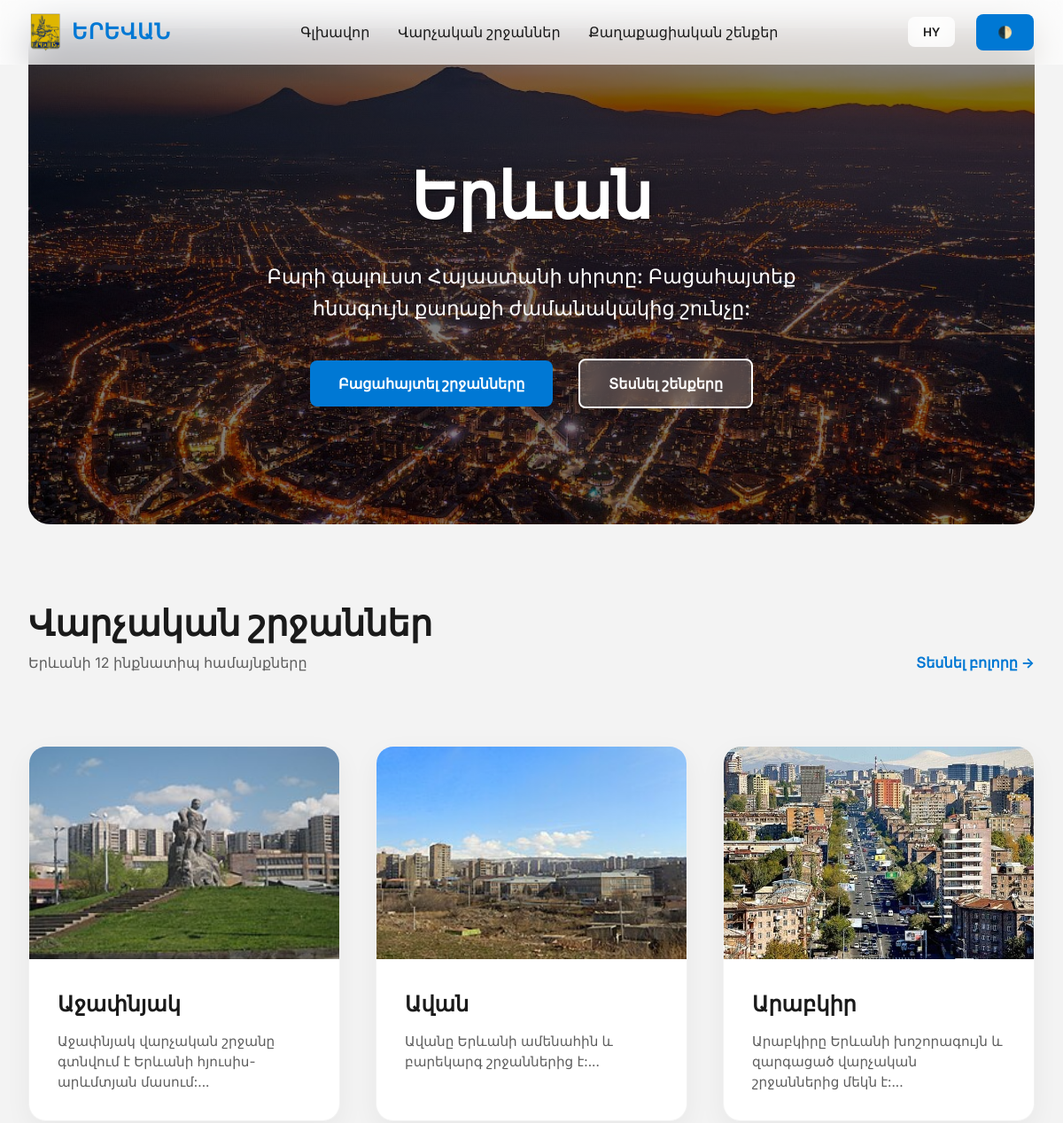
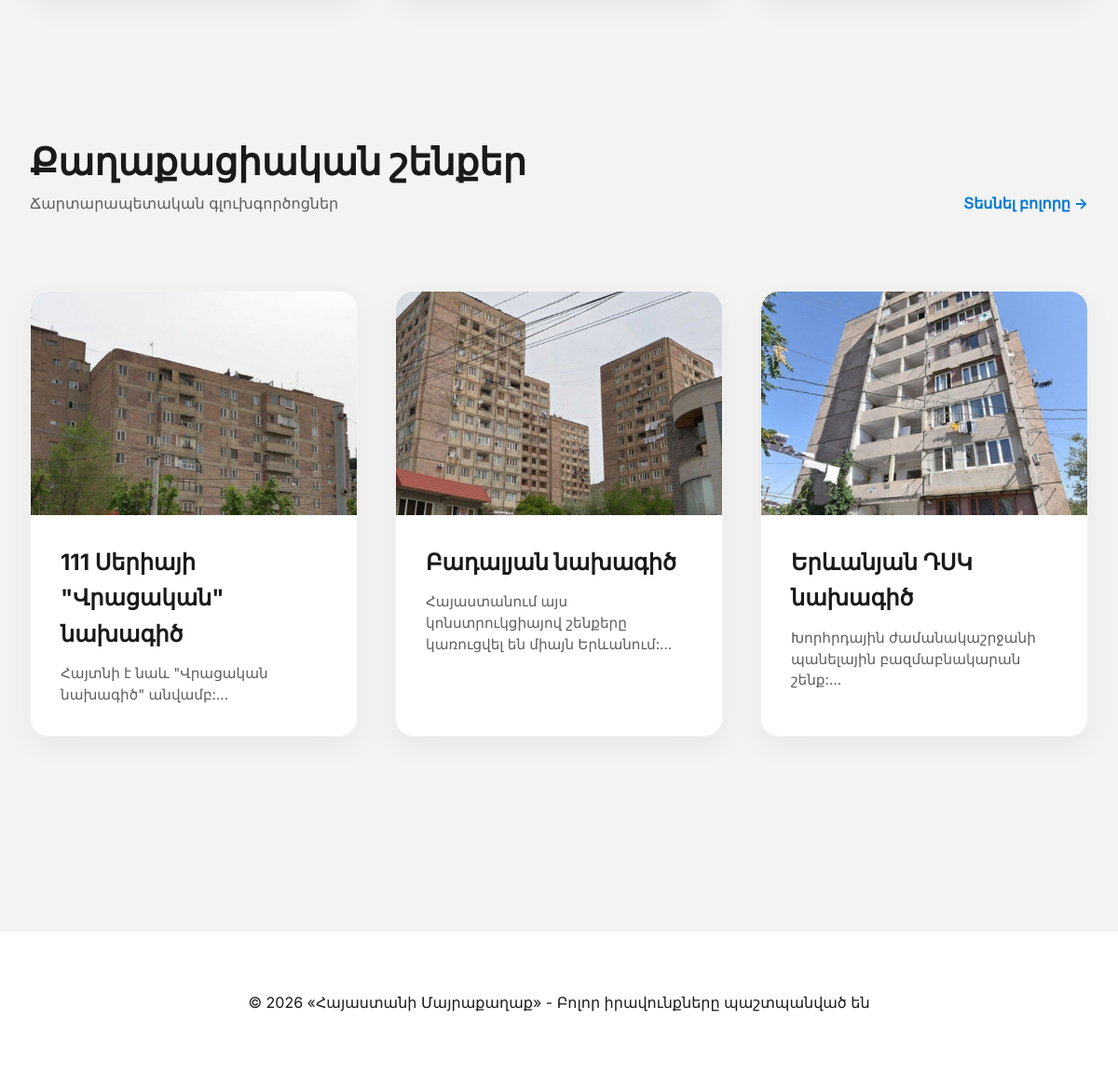
The page / on the database its author committed (2 pictures, top to bottom).
### tables this page shows
CREATE TABLE districts (
                id INTEGER PRIMARY KEY AUTOINCREMENT,
                name_hy TEXT NOT NULL,
                name_ru TEXT NOT NULL,
                name_en TEXT NOT NULL,
                name_key TEXT NOT NULL,
                image_url TEXT,
                desc_hy TEXT,
                desc_ru TEXT,
                desc_en TEXT,
                area TEXT,
                population TEXT,
                features_hy TEXT,
                features_ru TEXT,
                features_en TEXT
            );

CREATE TABLE buildings (
                id INTEGER PRIMARY KEY AUTOINCREMENT,
                name_hy TEXT NOT NULL,
                name_ru TEXT NOT NULL,
                name_en TEXT NOT NULL,
                image_url TEXT,
                desc_hy TEXT,
                desc_ru TEXT,
                desc_en TEXT,
                model_id TEXT
            );

### app.py (the view)
@app.route('/')
def index():
    db = get_db()
    districts_list = db.execute('SELECT * FROM districts LIMIT 3').fetchall()
    buildings_list = db.execute('SELECT * FROM buildings LIMIT 3').fetchall()
    return render_template('index.html', districts=districts_list, buildings=buildings_list)

### app.py (called while the page is built)
def get_db():
    db = getattr(g, '_database', None)
    if db is None:
        db = g._database = sqlite3.connect(DATABASE)
        db.row_factory = sqlite3.Row
    return db

@app.teardown_appcontext
def close_connection(exception):
    db = getattr(g, '_database', None)
    if db is not None:
        db.close()

@app.before_request
def before_request():
    if 'lang' not in session:
        session['lang'] = 'hy'

@app.context_processor
def inject_lang():
    def t(key):
        lang = session.get('lang', 'hy')
        return TRANSLATIONS.get(lang, TRANSLATIONS['hy']).get(key, key)
    def get_val(obj, field_prefix):
        lang = session.get('lang', 'hy')
        field_name = f"{field_prefix}_{lang}"
        try:
            return obj[field_name]
        except:
            return obj[f"{field_prefix}_hy"]
    return dict(t=t, get_val=get_val, current_lang=session.get('lang', 'hy'))

### templates/index.html (shortened to what this page needs)
{% extends 'base.html' %}
{% block content %}
<section class="hero fade-in" style="background-image: linear-gradient(rgba(0,0,0,0.5), rgba(0,0,0,0.5)), url('{{ url_for('static', filename='images/om.jpg') }}');">
    <div class="hero-content">
        <h1>{{ t('welcome_title') }}</h1>
        <p style="color: white; font-weight: 500;">{{ t('welcome_subtitle') }}</p>
        <div style="margin-top: 2.5rem;">
            <a href="{{ url_for('districts') }}"><button style="padding: 1rem 2rem; font-size: 1rem;">{{ t('explore') }}</button></a>
            <a href="{{ url_for('buildings') }}" style="margin-left: 1.5rem;"><button style="padding: 1rem 2rem; font-size: 1rem; background: rgba(255,255,255,0.2); color: white; border: 2px solid white; backdrop-filter: blur(10px);">{{ t('see_buildings') }}</button></a>
        </div>
    </div>
</section>
<section class="fade-in" style="animation-delay: 0.2s; margin-top: 5rem;">
    <div style="display: flex; justify-content: space-between; align-items: flex-end; margin-bottom: 2rem;">
        <div>
            <h2 style="font-size: 2.5rem; font-weight: 800; color: var(--text-primary);">{{ t('adm_districts') }}</h2>
            <p style="color: var(--text-secondary);">{{ t('adm_districts_sub') }}</p>
        </div>
        <a href="{{ url_for('districts') }}" style="color: var(--accent-color); font-weight: 700; text-decoration: none;">{{ t('see_all') }} &rarr;</a>
    </div>
    <div class="grid">
        {% for district in districts %}
        <div class="card" onclick="location.href='{{ url_for('district_detail', name=district.name_key) }}'">
            <div class="card-img-wrapper">
                <img src="{{ url_for('static', filename=district.image_url) }}" alt="{{ get_val(district, 'name') }}" class="card-img">
            </div>
            <div class="card-content">
                <h3 class="card-title">{{ get_val(district, 'name') }}</h3>
                <p style="color: var(--text-secondary); font-size: 0.95rem; line-height: 1.5;">{{ get_val(district, 'desc')[:100] }}...</p>
            </div>
        </div>
        {% endfor %}
    </div>
</section>
<section class="fade-in" style="animation-delay: 0.4s; margin-top: 6rem; margin-bottom: 4rem;">
    <div style="display: flex; justify-content: space-between; align-items: flex-end; margin-bottom: 2rem;">
        <div>
            <h2 style="font-size: 2.5rem; font-weight: 800; color: var(--text-primary);">{{ t('famous_buildings') }}</h2>
            <p style="color: var(--text-secondary);">{{ t('famous_buildings_sub') }}</p>
        </div>
        <a href="{{ url_for('buildings') }}" style="color: var(--accent-color); font-weight: 700; text-decoration: none;">{{ t('see_all') }} &rarr;</a>
    </div>
    <div class="grid">
        {% for building in buildings %}
        <div class="card" onclick="location.href='{{ url_for('building_detail', id=building.id) }}'">
            <div class="card-img-wrapper">
                <img src="{{ url_for('static', filename=building.image_url) }}" alt="{{ get_val(building, 'name') }}" class="card-img">
            </div>
            <div class="card-content">
                <h3 class="card-title">{{ get_val(building, 'name') }}</h3>
                <p style="color: var(--text-secondary); font-size: 0.95rem; line-height: 1.5;">{{ get_val(building, 'desc')[:100] }}...</p>
            </div>
        </div>
        {% endfor %}
    </div>
</section>
{% endblock %}

### templates/base.html (shortened to what this page needs)
<!DOCTYPE html>
<html lang="{{ session.get('lang', 'hy') }}">
<head>
    <link rel="stylesheet" href="{{ url_for('static', filename='css/style.css') }}">
</head>
<body>
    <header class="glass" id="main-header">
        <a href="{{ url_for('index') }}" class="logo-link" style="text-decoration: none;">
            <div class="logo-container">
                <img src="{{ url_for('static', filename='images/Coat of arm.png') }}" alt="Երևան Գերբ" class="header-logo">
                <div class="logo-text">ԵՐԵՎԱՆ</div>
            </div>
        </a>
        <nav>
            <ul class="nav-links">
                <li><a href="{{ url_for('index') }}">{{ t('home') }}</a></li>
                <li><a href="{{ url_for('districts') }}">{{ t('districts') }}</a></li>
                <li><a href="{{ url_for('buildings') }}">{{ t('buildings') }}</a></li>
            </ul>
        </nav>
        <div class="header-actions" style="display: flex; align-items: center; gap: 1.5rem;">
            <div class="lang-switcher">
                <button class="lang-btn">{{ current_lang|upper }}</button>
            </div>
            <button id="theme-toggle" title="Թեմա">🌓</button>
        </div>
    </header>
    <main class="container">
        {% block content %}{% endblock %}
    </main>
    <footer>
        <p>&copy; 2026 «Հայաստանի Մայրաքաղաք» - {{ t('footer_rights') }}</p>
    </footer>
</body>
</html>

### static/css/style.css (style rules this page uses)
:root { --bg-color: #f3f3f3; --surface-glass: rgba(255, 255, 255, 0.7); --surface-solid: #ffffff; --text-primary: #1a1a1a; --text-secondary: #5e5e5e; --accent-color: #0078d4; --accent-glow: rgba(0, 120, 212, 0.3); --border-radius: 12px; --card-shadow: 0 4px 16px rgba(0, 0, 0, 0.08); --card-shadow-hover: 0 8px 32px rgba(0, 0, 0, 0.12); --transition-speed: 0.3s; }
* { margin: 0; padding: 0; box-sizing: border-box; font-family: 'Inter', -apple-system, BlinkMacSystemFont, "Segoe UI", Roboto, sans-serif; }
body { background-color: var(--bg-color); color: var(--text-primary); line-height: 1.6; overflow-x: hidden; transition: background-color var(--transition-speed); }
.glass { background: var(--surface-glass); backdrop-filter: blur(20px) saturate(180%); -webkit-backdrop-filter: blur(20px) saturate(180%); border: 1px solid rgba(255, 255, 255, 0.1); }
#main-header { position: fixed; top: 0; width: 100%; z-index: 1000; padding: 0.8rem 2rem; display: flex; justify-content: space-between; align-items: center; transition: all var(--transition-speed); }
.logo-container { display: flex; align-items: center; gap: 12px; }
.header-logo { height: 45px; width: auto; transition: transform 0.3s ease; }
.logo-text { font-size: 1.5rem; font-weight: 700; color: var(--accent-color); letter-spacing: 1px; }
.nav-links { display: flex; gap: 2rem; list-style: none; }
.nav-links a { text-decoration: none; color: var(--text-primary); font-weight: 500; font-size: 1rem; transition: color var(--transition-speed); position: relative; }
.nav-links a::after { content: ''; position: absolute; bottom: -4px; left: 0; width: 0; height: 2px; background-color: var(--accent-color); transition: width var(--transition-speed); }
.lang-switcher { position: relative; display: inline-block; }
.lang-btn { background: var(--surface-glass); color: var(--text-primary); border: 1px solid rgba(255, 255, 255, 0.1); padding: 0.5rem 1rem; border-radius: 8px; font-weight: 600; cursor: pointer; backdrop-filter: blur(10px); transition: all 0.3s ease; }
main { margin-top: 80px; padding: 2rem; min-height: calc(100vh - 80px); }
.container { max-width: 1200px; margin: 0 auto; }
.grid { display: grid; grid-template-columns: repeat(auto-fit, minmax(320px, 1fr)); gap: 2.5rem; padding: 3rem 0; }
.card { background: var(--surface-solid); border-radius: 20px; padding: 0; overflow: hidden; box-shadow: 0 10px 30px rgba(0, 0, 0, 0.05); transition: all 0.4s cubic-bezier(0.165, 0.84, 0.44, 1); cursor: pointer; position: relative; border: 1px solid rgba(0,0,0,0.05); display: flex; flex-direction: column; }
.card-img-wrapper { width: 100%; height: 240px; overflow: hidden; position: relative; }
.card-img { width: 100%; height: 100%; object-fit: cover; transition: transform 0.8s ease; }
.card-content { padding: 2rem; flex-grow: 1; display: flex; flex-direction: column; }
.card-title { font-size: 1.5rem; font-weight: 700; margin-bottom: 0.75rem; color: var(--text-primary); }
.hero { height: 70vh; display: flex; flex-direction: column; justify-content: center; align-items: center; text-align: center; background-size: cover; background-position: center; background-repeat: no-repeat; border-radius: 24px; margin-bottom: 3rem; position: relative; overflow: hidden; color: white; }
.hero-content { position: relative; z-index: 2; padding: 2rem; }
.hero h1 { font-size: 4.5rem; font-weight: 800; margin-bottom: 1rem; color: #fff; text-shadow: 0 2px 10px rgba(0,0,0,0.3); }
.hero p { font-size: 1.4rem; max-width: 700px; margin: 0 auto; }
footer { padding: 4rem 2rem; background: var(--surface-solid); margin-top: 4rem; text-align: center; border-top: 1px solid rgba(0,0,0,0.05); }
.fade-in { animation: fadeIn 0.8s ease forwards; }
button { background: var(--accent-color); color: white; border: none; padding: 0.8rem 1.5rem; border-radius: 8px; font-weight: 600; cursor: pointer; transition: all 0.2s; }

### rows shown on the page
districts: image_url (picture), name_hy "Աջափնյակ", desc_hy "Աջափնյակ վարչական շրջանը գտնվում է Երևանի հյուսիս-արևմտյան մասում:"
districts: image_url (picture), name_hy "Ավան", desc_hy "Ավանը Երևանի ամենահին և բարեկարգ շրջաններից է:"
districts: image_url (picture), name_hy "Արաբկիր", desc_hy "Արաբկիրը Երևանի խոշորագույն և զարգացած վարչական շրջաններից մեկն է:"
buildings: image_url (picture), name_hy "111 Սերիայի \"Վրացական\" նախագիծ", desc_hy "Հայտնի է նաև \"Վրացական նախագիծ\" անվամբ:"
buildings: image_url (picture), name_hy "Բադալյան նախագիծ", desc_hy "Հայաստանում այս կոնստրուկցիայով շենքերը կառուցվել են միայն Երևանում:"
buildings: image_url (picture), name_hy "Երևանյան ԴՍԿ նախագիծ", desc_hy "Խորհրդային ժամանակաշրջանի պանելային բազմաբնակարան շենք:"

### other values the page prints
{{ t('home') }} "Գլխավոր"
{{ t('districts') }} "Վարչական շրջաններ"
{{ t('buildings') }} "Քաղաքացիական շենքեր"
{{ current_lang|upper }} "HY"
{{ t('welcome_title') }} "Երևան"
{{ t('welcome_subtitle') }} "Բարի գալուստ Հայաստանի սիրտը: Բացահայտեք հնագույն քաղաքի ժամանակակից շունչը:"
{{ t('explore') }} "Բացահայտել շրջանները"
{{ t('see_buildings') }} "Տեսնել շենքերը"
{{ t('adm_districts') }} "Վարչական շրջաններ"
{{ t('adm_districts_sub') }} "Երևանի 12 ինքնատիպ համայնքները"
{{ t('see_all') }} "Տեսնել բոլորը"
{{ t('famous_buildings') }} "Քաղաքացիական շենքեր"
{{ t('famous_buildings_sub') }} "Ճարտարապետական գլուխգործոցներ"
{{ t('footer_rights') }} "Բոլոր իրավունքները պաշտպանված են"
